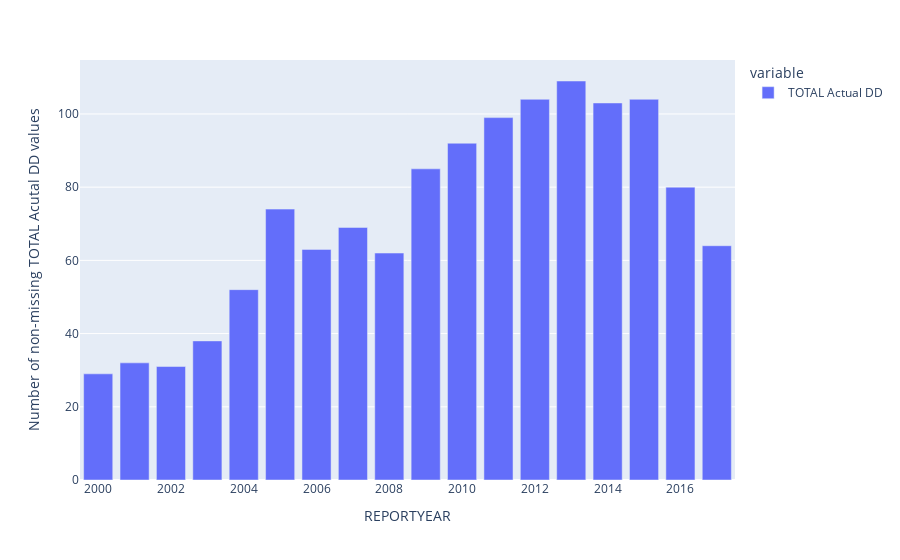

This figure's notebook cell:
### Markdown cell above
How this missingness is distributed over time? The figure below shows the number of *non-missing* values reported for each year. Clearly, the earlier years (especially pre-2007!) have more missing values than the later years, but the missingness starts to increase again after 2014, which seems odd.

### Code cell
missing_values_by_year = (organs_original.set_index("REPORTYEAR")["TOTAL Actual DD"] # set the index to be REPORTYEAR and select just TOTAL Actual DD col
                                         .notna() # identify whether each TOTAL Actual DD value is not missing
                                         .groupby(level=0) # group by REPORTYEAR (index)
                                         .sum()) # add up the total number of missing TOTAL Actual DD values each year
missing_values_by_year

px.bar(missing_values_by_year, labels={"value": "Number of non-missing TOTAL Actual DD values"})

### Figure 1 — Plotly figure (JSON) as saved in the notebook; plotly's stock layout.template omitted (floating-point values rounded to 4 significant figures)
{"data": [{"alignmentgroup": "True", "hovertemplate": "variable=TOTAL Actual DD<br>REPORTYEAR=%{x}<br>Number of non-missing TOTAL Acutal DD values=%{y}<extra></extra>", "legendgroup": "TOTAL Actual DD", "marker": {"color": "#636efa", "pattern": {"shape": ""}}, "name": "TOTAL Actual DD", "offsetgroup": "TOTAL Actual DD", "orientation": "v", "showlegend": true, "textposition": "auto", "type": "bar", "x": [2000, 2001, 2002, 2003, 2004, 2005, 2006, 2007, 2008, 2009, 2010, 2011, 2012, 2013, 2014, 2015, 2016, 2017], "xaxis": "x", "y": [29, 32, 31, 38, 52, 74, 63, 69, 62, 85, 92, 99, 104, 109, 103, 104, 80, 64], "yaxis": "y"}], "layout": {"barmode": "relative", "legend": {"title": {"text": "variable"}, "tracegroupgap": 0}, "margin": {"t": 60}, "xaxis": {"anchor": "y", "domain": [0, 1], "title": {"text": "REPORTYEAR"}}, "yaxis": {"anchor": "x", "domain": [0, 1], "title": {"text": "Number of non-missing TOTAL Acutal DD values"}}}}
